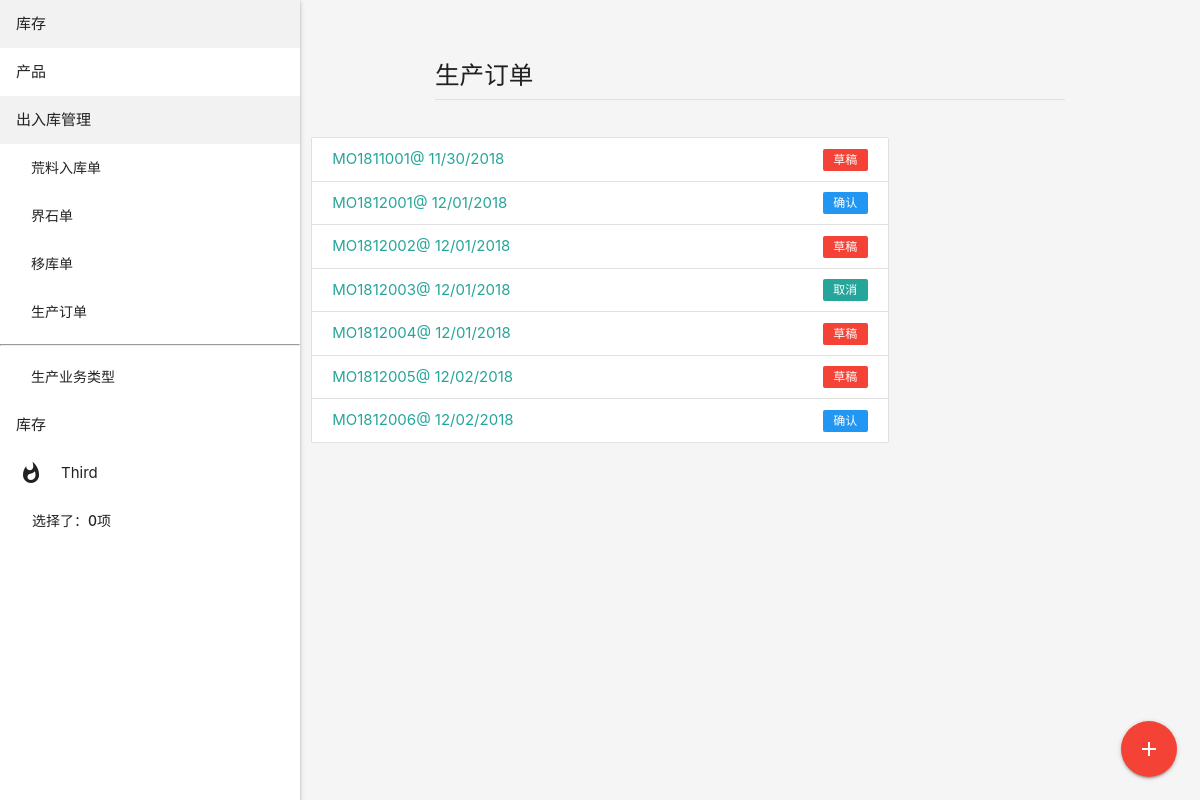
Page /mrp/production/ on the committed database.
### mrp/models/production.py (models this page shows, shortened)
class ProductionOrder(MrpOrderAbstract):
    order = OrderField(order_str='MO', blank=True, verbose_name='单号', default='New', max_length=20)
    production_type = models.ForeignKey(ProductionType, on_delete=models.CASCADE, verbose_name='业务类型',
                                        limit_choices_to={'activate': True})
    class Meta:
        verbose_name = '生产订单'
    def get_absolute_url(self):
        return reverse('production_detail', args=[self.id])

### mrp/views.py (the view)
# urls.py: path('production/', views.ProductionOrderListView.as_view(), name='production_list'),
class ProductionOrderListView(ListView):
    model = ProductionOrder

### cart/cart.py (called while the page is built)
    def __len__(self):
        return len(self.cart)

### cart/context_processors.py (called while the page is built)
def cart(request):
    return {'cart': Cart(request)}

### mrp/models/base.py (called while the page is built)
    def __str__(self):
        return self.order

### mrp/templates/mrp/productionorder_list.html
{% extends "mrp/list.html" %}
{% block add_url %}
    {% url "production_create" %}
{% endblock %}
{% block headline %}
    生产订单
{% endblock %}

### mrp/templates/mrp/list.html
{% extends 'list.html' %}
{% block content %}
    <div class="collection">
        {% for object in object_list %}
            <a href="{{ object.get_absolute_url }}" class="collection-item">
                <span class="new badge {% if object.state == 'draft' %}red{% elif object.state == 'cancel' %}default{% else %}blue{% endif %}"
                    data-badge-caption="{{ object.get_state_display }}"></span>{{ object }}<span>@
                {{ object.created|date:"SHORT_DATE_FORMAT" }}</span>
            </a>
        {% endfor %}
    </div>
    <div class="fixed-action-btn">
        <a href="{% block add_url %}{% endblock %}" class="btn-floating btn-large red">
            <i class="large material-icons">add</i>
        </a>
    </div>
{% endblock %}

### rows in the picture
ProductionOrder: order "MO1811001", created "11/30/2018"
ProductionOrder: order "MO1812001", created "12/01/2018"
ProductionOrder: order "MO1812002", created "12/01/2018"
ProductionOrder: order "MO1812003", created "12/01/2018"
ProductionOrder: order "MO1812004", created "12/01/2018"
ProductionOrder: order "MO1812005", created "12/02/2018"
ProductionOrder: order "MO1812006", created "12/02/2018"

### other values in the picture
{{ cart|length }} "0"
